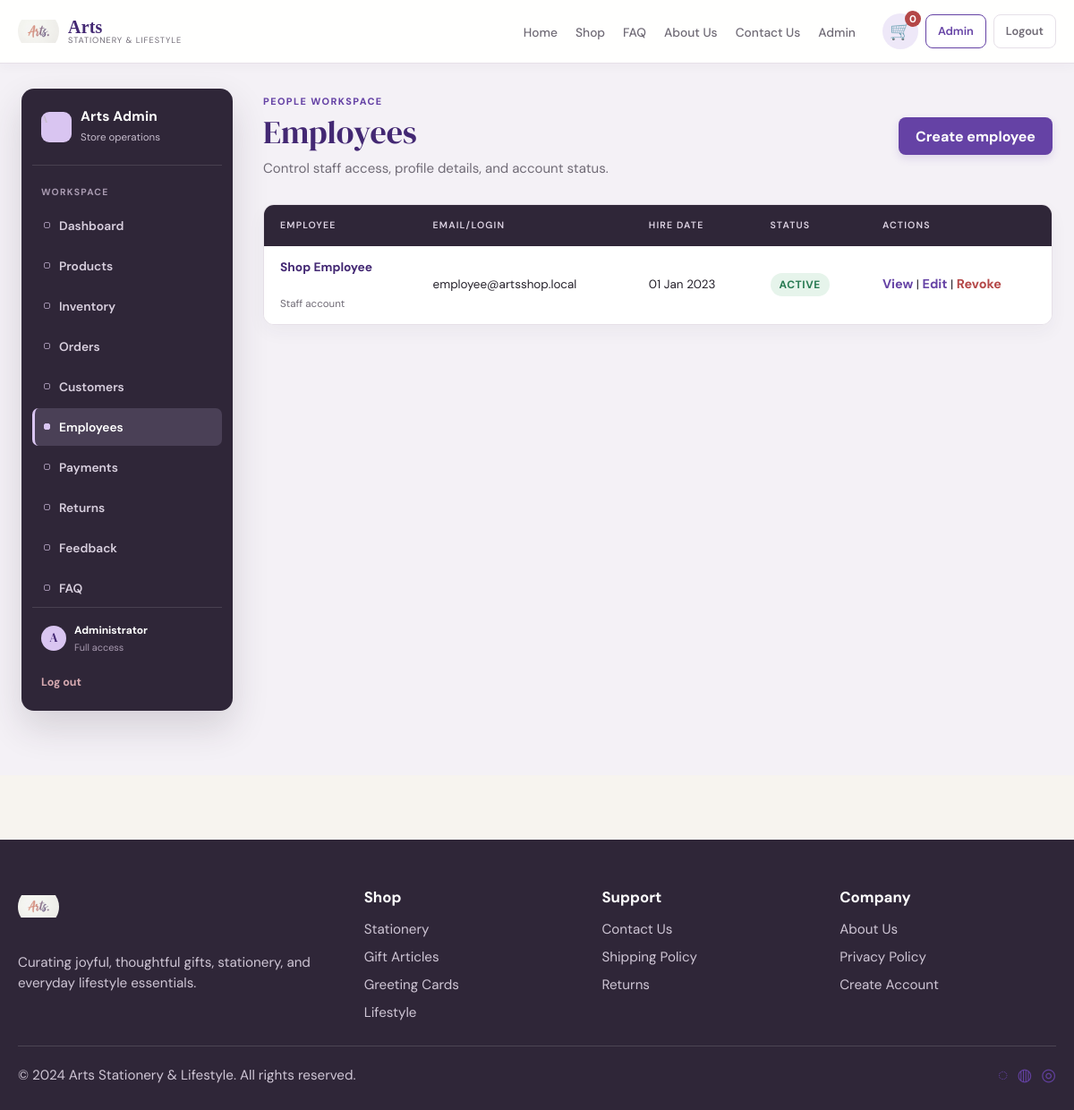
Page /admin/employees.php (signed in) on the committed database.
### tables this page shows
CREATE TABLE employees (
    employee_id INT UNSIGNED NOT NULL AUTO_INCREMENT,
    user_id     INT UNSIGNED NOT NULL,
    first_name  VARCHAR(100) NOT NULL,
    last_name   VARCHAR(100) NOT NULL,
    hire_date   DATE NOT NULL,
    created_at  TIMESTAMP NOT NULL DEFAULT CURRENT_TIMESTAMP,
    PRIMARY KEY (employee_id),
    UNIQUE KEY uq_employees_user_id (user_id),
    KEY idx_employees_name (last_name, first_name),
    CONSTRAINT fk_employees_user
        FOREIGN KEY (user_id) REFERENCES users (user_id)
        ON DELETE CASCADE ON UPDATE CASCADE
);

CREATE TABLE users (
    user_id       INT UNSIGNED NOT NULL AUTO_INCREMENT,
    email         VARCHAR(255) NOT NULL,
    password_hash VARCHAR(255) NOT NULL,
    role          ENUM('customer', 'employee', 'admin') NOT NULL,
    status        ENUM('active', 'inactive') NOT NULL DEFAULT 'active',
    created_at    TIMESTAMP NOT NULL DEFAULT CURRENT_TIMESTAMP,
    updated_at    TIMESTAMP NOT NULL DEFAULT CURRENT_TIMESTAMP ON UPDATE CURRENT_TIMESTAMP,
    PRIMARY KEY (user_id),
    UNIQUE KEY uq_users_email (email),
    KEY idx_users_role (role),
    KEY idx_users_status (status)
);

### admin/employees.php (the view, shortened to what this page needs)
<?php
require_once dirname(__DIR__) . '/includes/header.php';
require_once dirname(__DIR__) . '/includes/navbar.php';
require_once dirname(__DIR__) . '/includes/admin-shell.php';
$db = get_db_connection();
$employees = $db->query(
    'SELECT u.user_id, e.employee_id, u.email, u.status, e.first_name, e.last_name, e.hire_date, u.created_at
     FROM users u
     LEFT JOIN employees e ON e.user_id = u.user_id
     WHERE u.role = "employee"
     ORDER BY u.user_id DESC'
)->fetchAll();
?>
<main class="admin-app">
    <div class="admin-layout">
        <section class="admin-main">
            <div class="admin-page-header admin-page-header-with-action">
                <div><span class="admin-eyebrow">People workspace</span><h1>Employees</h1><p>Control staff access, profile details, and account status.</p></div>
                <button class="primary-button" onclick="document.getElementById('addEmpModal').style.display='flex'">Create employee</button>
            </div>
                <div class="table-responsive">
                    <table class="admin-table">
                        <thead>
                            <tr><th>Employee</th><th>Email/Login</th><th>Hire Date</th><th>Status</th><th>Actions</th></tr>
                        </thead>
                        <tbody>
                            <?php foreach ($employees as $employee): ?>
                                <tr>
                                    <td>
                                        <?php if ($employee['user_id']): ?>
                                            <a href="employee-details.php?id=<?= (int)$employee['user_id'] ?>" style="text-decoration:none; color:inherit;">
                                                <strong class="admin-primary-cell"><?= htmlspecialchars(trim(($employee['first_name'] ?? '') . ' ' . ($employee['last_name'] ?? '')) ?: 'Employee account', ENT_QUOTES, 'UTF-8') ?></strong>
                                            </a>
                                        <?php else: ?>
                                            <strong class="admin-primary-cell"><?= htmlspecialchars(trim(($employee['first_name'] ?? '') . ' ' . ($employee['last_name'] ?? '')) ?: 'Employee account', ENT_QUOTES, 'UTF-8') ?></strong>
                                        <?php endif; ?>
                                        <br><small class="admin-table-muted">Staff account</small>
                                    </td>
                                    <td><?= htmlspecialchars($employee['email'], ENT_QUOTES, 'UTF-8') ?></td>
                                    <td><?= date('d M Y', strtotime($employee['hire_date'] ?? $employee['created_at'])) ?></td>
                                    <td><span class="status-badge <?= $employee['status'] === 'active' ? 'status-delivered' : 'status-cancelled' ?>"><?= ucfirst(htmlspecialchars($employee['status'], ENT_QUOTES, 'UTF-8')) ?></span></td>
                                    <td>
                                        <a href="employee-details.php?id=<?= (int)$employee['user_id'] ?>" class="text-button" style="text-decoration:none;">View</a> |
                                        <button type="button" class="text-button" onclick="document.getElementById('editEmpModal_<?= md5($employee['email']) ?>').style.display='flex'">Edit</button> |
                                        <form method="post" style="display:inline;" onsubmit="return confirm('Revoke this employee?');">
                                            <button type="submit" class="text-button danger">Revoke</button>
                                        </form>
                                    </td>
                                </tr>
                            <?php endforeach; ?>
                        </tbody>
                    </table>
                </div>
        </section>
    </div>
</main>
<?php require_once dirname(__DIR__) . '/includes/footer.php'; ?>

### rows in the picture
employees: first_name+last_name "Shop Employee", user.email "employee@artsshop.local", hire_date "01 Jan 2023", user.status "ACTIVE"

### other values in the picture
$label "Dashboard"
$label "Products"
$label "Inventory"
$label "Orders"
$label "Customers"
$label "Employees"
$label "Payments"
$label "Returns"
$label "Feedback"
$label "FAQ"
